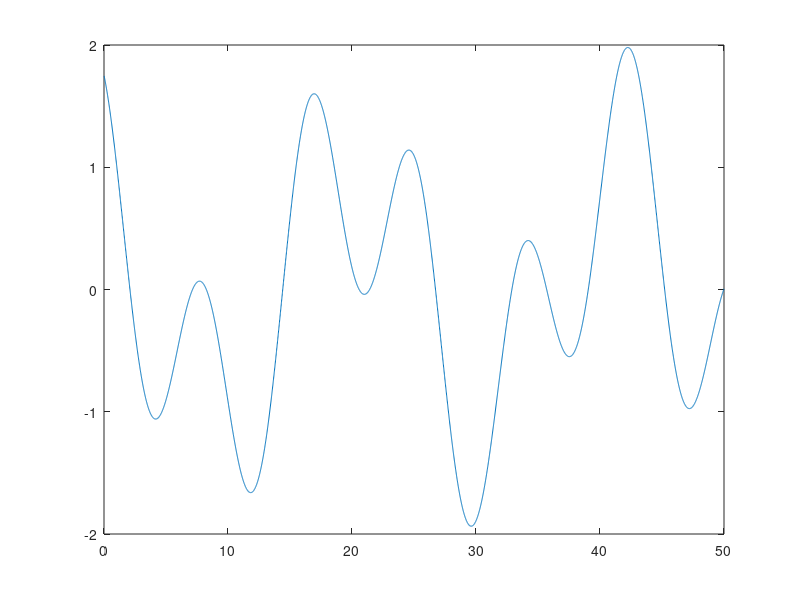

Here is the MATLAB script that generated this plot:
%
% Generate the sprint force and set parameters
%

  %
  % Parametrit
  %
  N = 5000;
  dt = 0.01;
  a = 0;
  b = 0.1;
  tt = (1:N)*dt;
  meas_step = 10;
  sd = 0.3;
  
  %
  % Unknown input
  %
  r1 = randn;
  r2 = randn;
  amp_ext = 1;
  u_ext = amp_ext*(sin(r1 + 0.73*tt) + sin(r1 + 0.29*tt));
  plot(tt,u_ext);
  